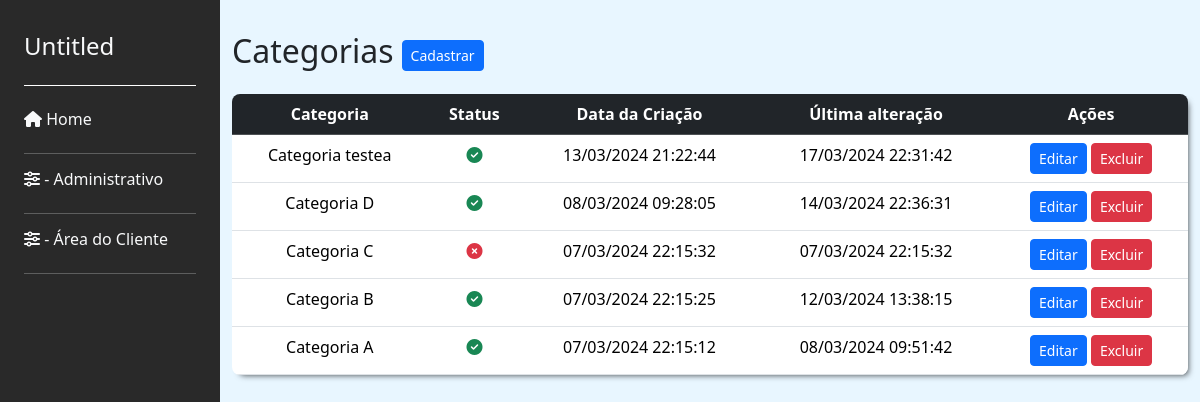
/trip/listar_categorias/, run on the app's committed database.
### trip/models.py (models this page shows, shortened)
class Categoria(models.Model):
    titulo = models.CharField(max_length=50, null=False)
    is_active = models.BooleanField(default=True)
    created_at = models.DateTimeField(auto_now_add=True)
    updated_at = models.DateTimeField(auto_now=True)

### trip/views.py (the view)
# urls.py: path('listar_categorias/', listar_categorias, name='listar_categorias'),
def listar_categorias(request):
    categorias = Categoria.objects.all().order_by('-id')
    return render(request, 'trip/categoria/listar_categorias.html', {'categorias': categorias, **sidebar(request)})

### trip/views.py (called while the page is built)
def sidebar(request):
    is_adm = request.user.groups.filter(name='ADM').exists()
    is_cliente = request.user.groups.filter(name='Cliente').exists()
    return {'is_adm': is_adm, 'is_cliente': is_cliente}

### trip/templates/trip/categoria/listar_categorias.html (shortened to what this page needs)
{% extends "base.html" %}
{% block content %}
<div class="main-content" id="mainContent">
  <div class="d-flex align-items-center">
    <h2 class="me-2">Categorias</h2>
    <a  href="{% url "trip:criar_categoria" %}">
      <button class="btn btn-sm btn-primary">Cadastrar</button>
    </a>
  </div>
  <div class="table-container mt-3 h-100" >
    <table class="table text-center" style="margin-bottom: 0;">
      <thead class="table-dark" >
        <tr>
          <th>Categoria</th>
          <th>Status</th>
          <th>Data da Criação</th>
          <th>Última alteração</th>
          <th>Ações</th>
        </tr>
      </thead>
      <tbody>
        {% for categoria in categorias %}
        <tr>
          <td>{{ categoria.titulo }}</td>
          <td class="">
            {% if categoria.is_active %}
              <i class="fa-solid fa-circle-check text-success"></i>
            {% else %}
              <i class="fa-solid fa-circle-xmark text-danger"></i>
            {% endif %}
          </td>
          <td>{{ categoria.created_at|date:"d/m/Y H:i:s" }}</td>
          <td>{{ categoria.updated_at|date:"d/m/Y H:i:s"}}</td>
          <td>
            <button type="button" class="btn btn-sm btn-primary" data-bs-toggle="modal" data-bs-target="#editModal{{ categoria.id }}">
              Editar
            </button>
            <button type="button" class="btn btn-sm btn-danger" data-bs-toggle="modal" data-bs-target="#deleteModal{{ categoria.id }}">
              Excluir
            </button>
          </td>
        </tr>
        {% endfor %}
      </tbody>
    </table>
  </div>
</div>
{% endblock content %}

### base_static/css/styles.css (style rules this page uses)
body { margin: 0; padding: 0; box-sizing: border-box; font-family: 'Arial', sans-serif; }
.table-container { border-radius: 8px; overflow: hidden; box-shadow: 4px 4px 6px -4px rgba(0,0,0,0.75); }
.main-content { transition: margin-left 0.3s ease; }

### data on the page
Categoria: titulo "Categoria testea", is_active True (drawn), created_at "13/03/2024 21:22:44", updated_at "17/03/2024 22:31:42"
Categoria: titulo "Categoria D", is_active True (drawn), created_at "08/03/2024 09:28:05", updated_at "14/03/2024 22:36:31"
Categoria: titulo "Categoria C", is_active False (drawn), created_at "07/03/2024 22:15:32", updated_at "07/03/2024 22:15:32"
Categoria: titulo "Categoria B", is_active True (drawn), created_at "07/03/2024 22:15:25", updated_at "12/03/2024 13:38:15"
Categoria: titulo "Categoria A", is_active True (drawn), created_at "07/03/2024 22:15:12", updated_at "08/03/2024 09:51:42"
